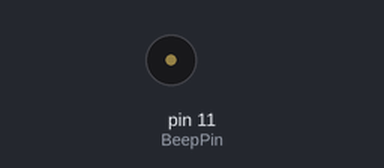
The program below on a simulated Raspberry Pi (header pin numbers). On the bench: buzzer (waves = sounding, pin HIGH). What the program prints to the terminal is not drawn.

Above: at 0.05 s.
Timing chart, 0 to 3.0 s (numbered marks = the images above):
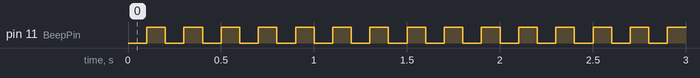

Measured:
- by itself, pin 11 (BeepPin): alternates HIGH for 0.10 s and LOW for 0.10 s

The program:

buzzerfeedII.py
```python
#!/usr/bin/env python
import RPi.GPIO as GPIO
import time

BeepPin = 11    # pin11

def setup():
	GPIO.setmode(GPIO.BOARD)        # Numbers GPIOs by physical location
	GPIO.setup(BeepPin, GPIO.OUT)   # Set BeepPin's mode is output
	GPIO.output(BeepPin, GPIO.HIGH) # Set BeepPin high(+3.3V) to off beep

def loop():
	while True:
		GPIO.output(BeepPin, GPIO.LOW)
		time.sleep(0.1)
		GPIO.output(BeepPin, GPIO.HIGH)
		time.sleep(0.1)

def destroy():
	GPIO.output(BeepPin, GPIO.HIGH)    # beep off
	GPIO.cleanup()                     # Release resource

if __name__ == '__main__':     # Program start from here
	print ("Press Ctrl+C to end the program...")
	setup()
	try:
		loop()
	except KeyboardInterrupt:  # When 'Ctrl+C' is pressed, the child program destroy() will be  executed.
		destroy()
```
